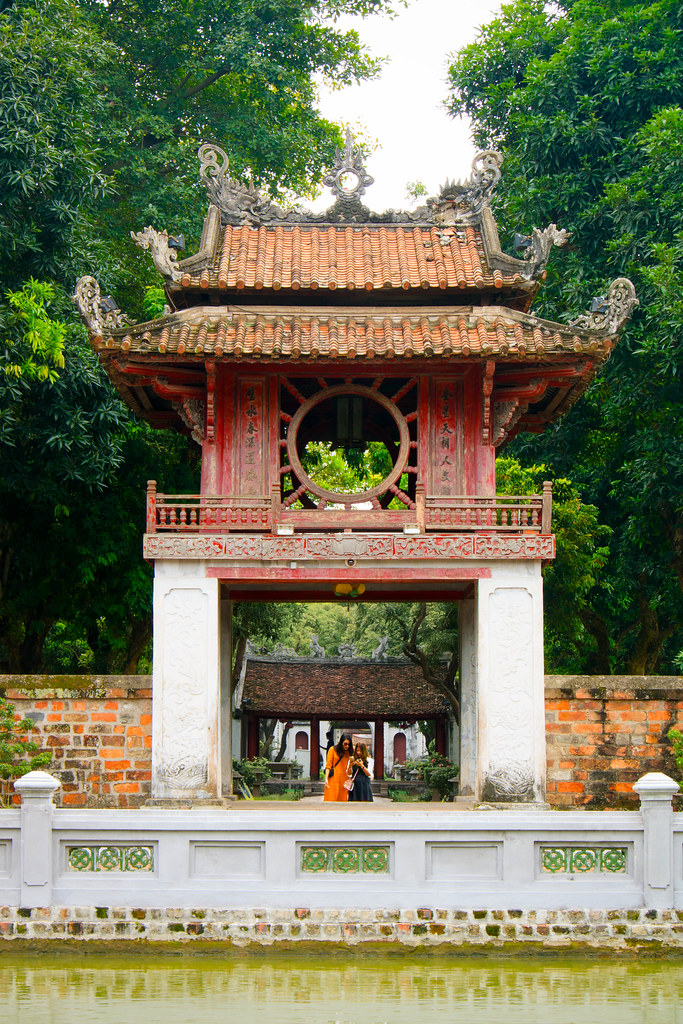
#> input picture van_mieu_2.jpg, 683 x 1024 px
$ jupyter execute --allow-errors e_7_4.ipynb
#> lines starting #> are read from the running program, lines starting #| are printed output that depends on the picture
[cell 1]
import numpy as np
import cv2 as cv
import matplotlib.pyplot as plt

[cell 2]
img1 = cv.imread('van_mieu_1.jpg',cv.IMREAD_GRAYSCALE)
img2 = cv.imread('van_mieu_2.jpg',cv.IMREAD_GRAYSCALE)
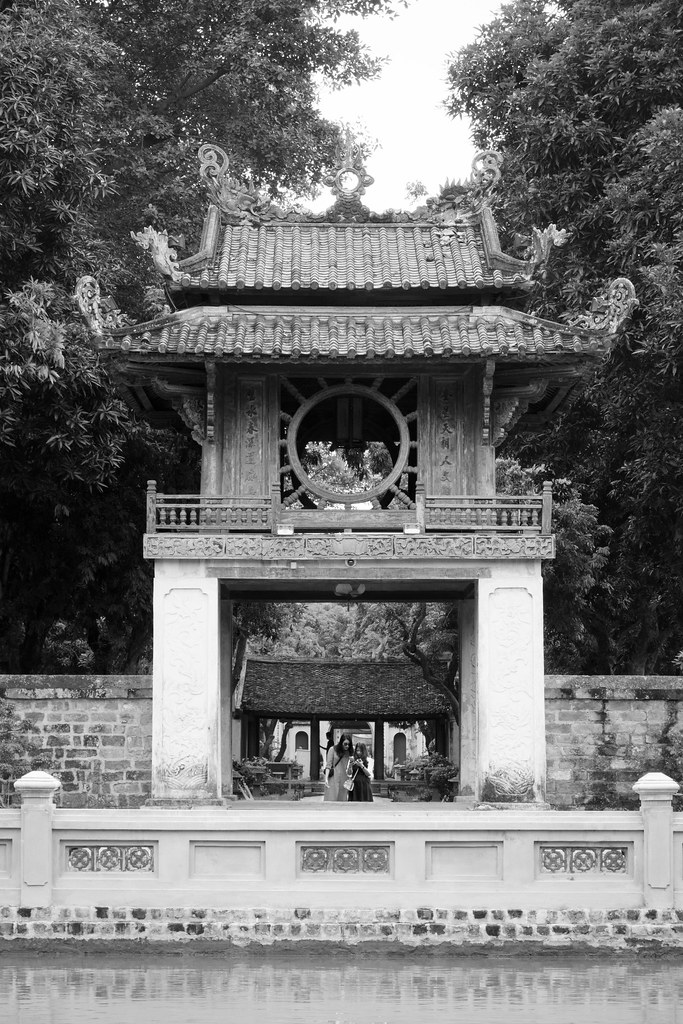
#> img2: shape (1024, 683); min 0, max 255, mean 116.2
img2 = cv.pyrDown(img2)
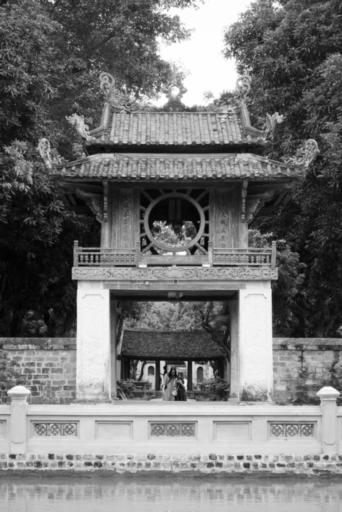
#> img2: shape (512, 342); min 2, max 255, mean 116.1

$ run again, with bloom.jpg copied over van_mieu_2.jpg
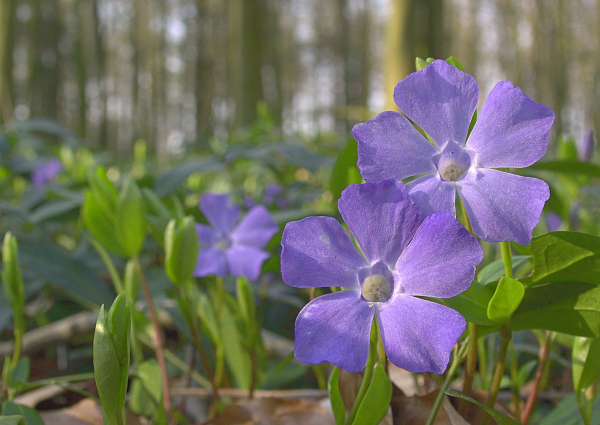
#> input picture bloom.jpg, 1200 x 849 px (shown at 1/2 size)
#> `img2 = cv.imread('van_mieu_2.jpg',cv.IMREAD_GRAYSCALE)`:
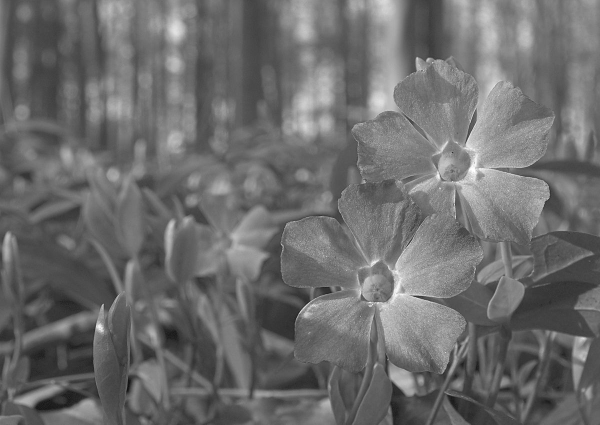
#> img2: shape (849, 1200) (shown at 1/2 size); min 4, max 255, mean 108.6
#> `img2 = cv.pyrDown(img2)`:
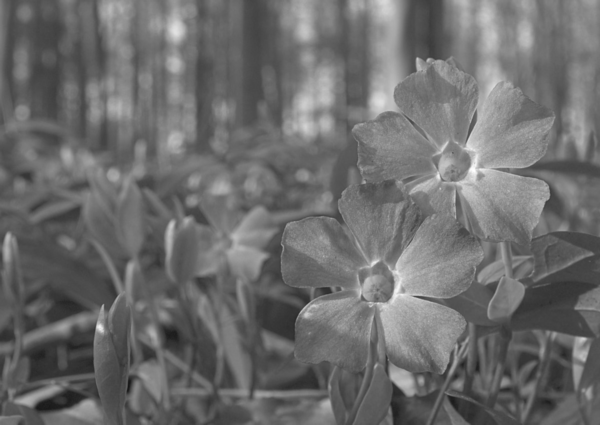
#> img2: shape (425, 600); min 23, max 254, mean 108.6
